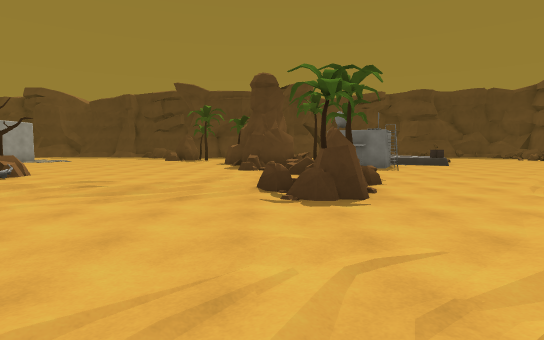
view 1 (above)

24 first-person views from a walk through a 3-D level made in the Unity game engine. The camera is 1.4 m above the floor, tilts 4° down and sees 80° across. The floor is counted in squares, 2 m on a side. Each view is taken from the middle of a square. On the plan, view 1 faces up. The plan holds only what a view shows up to about 10 squares ahead; the rest is blank. The place goes on beyond the plan. Some animated figures are left out.

view 2
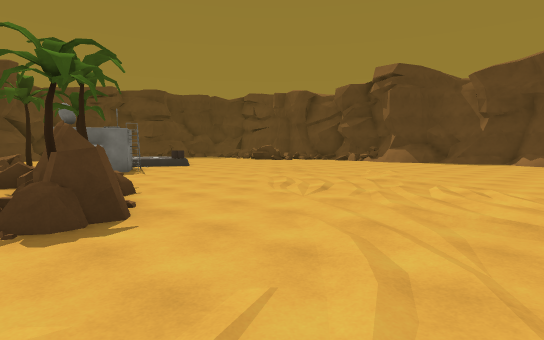

view 3
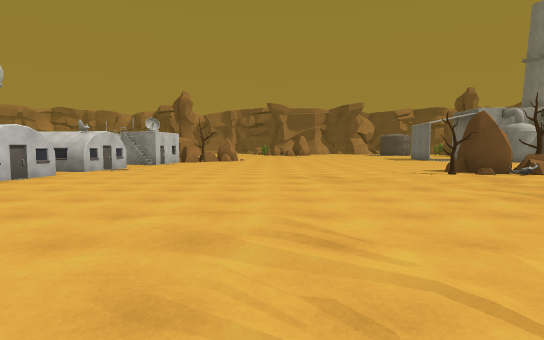

view 4
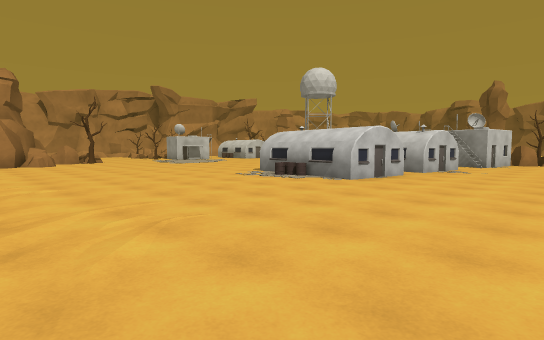

view 5
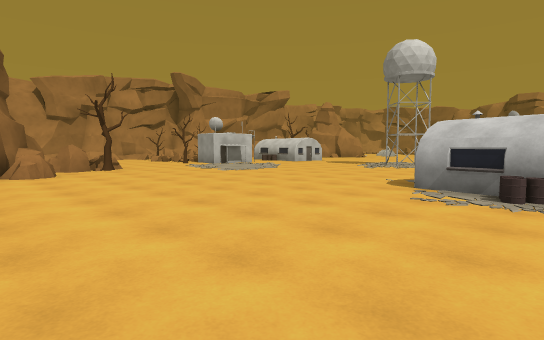

view 6
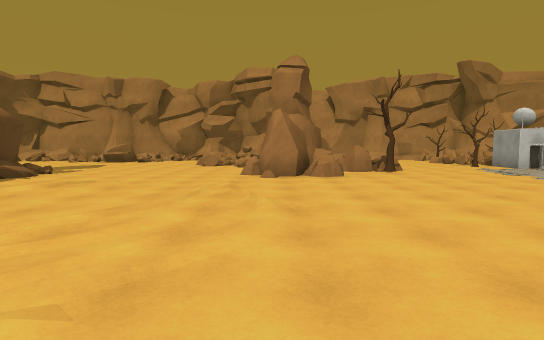

view 7
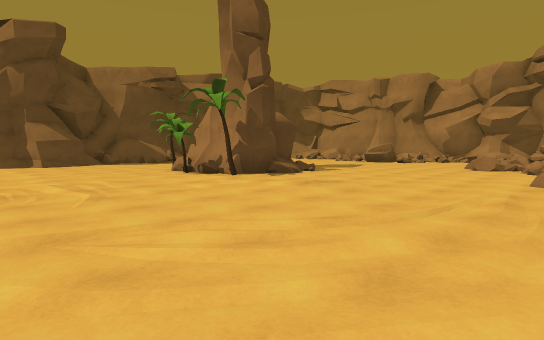

view 8
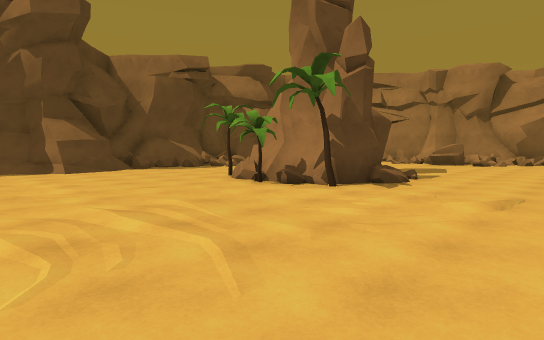

view 9
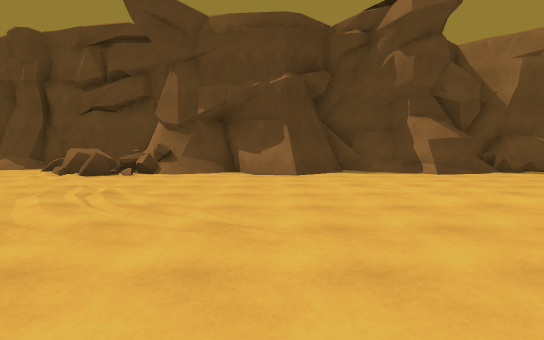

view 10
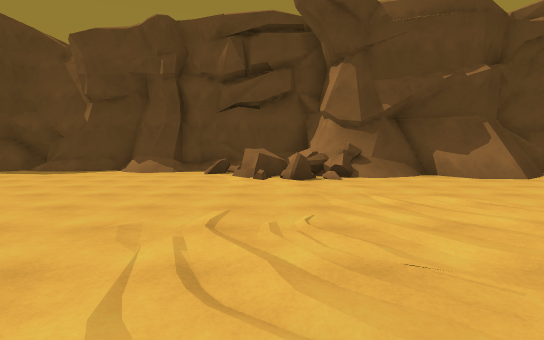

view 11
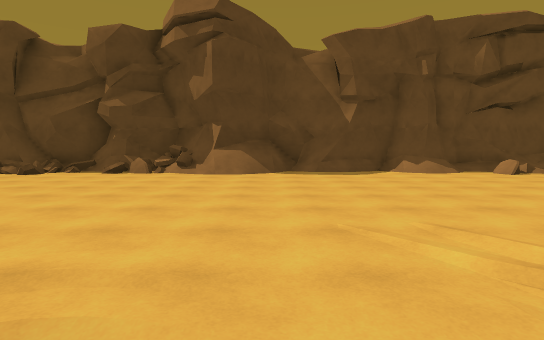

view 12
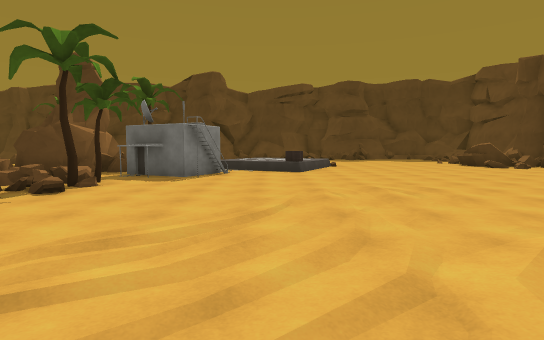

view 13
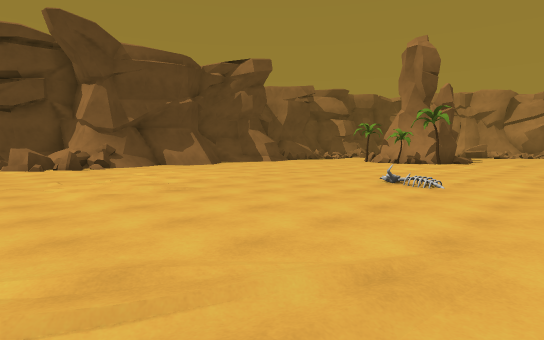

view 14
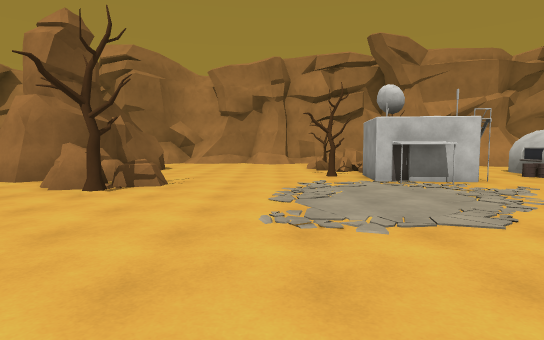

view 15
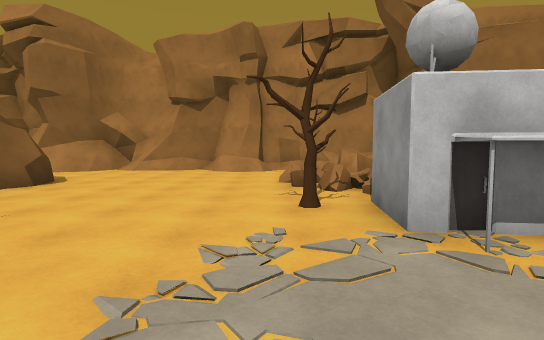

view 16
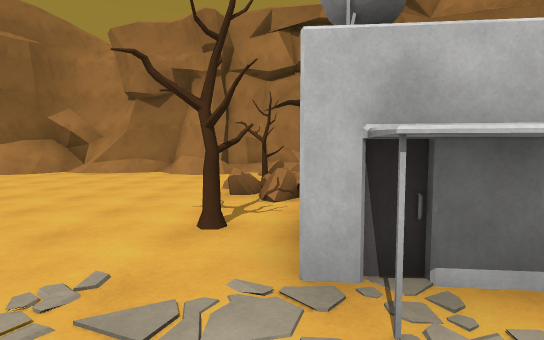

view 17
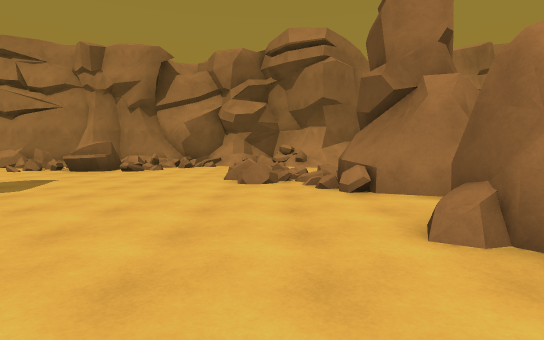

view 18
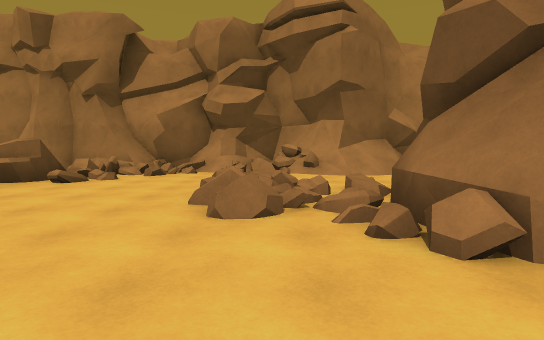

view 19
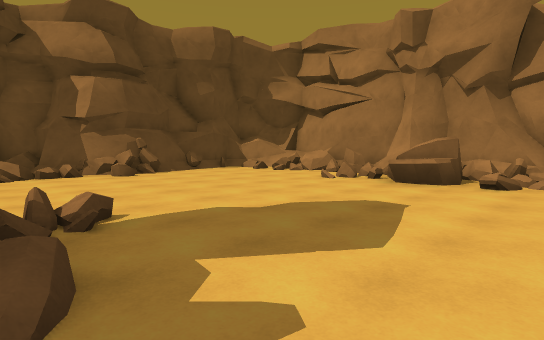

view 20
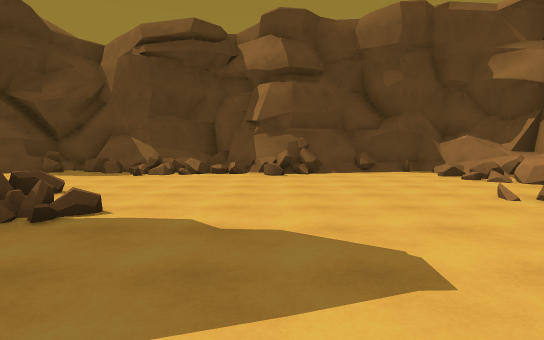

view 21
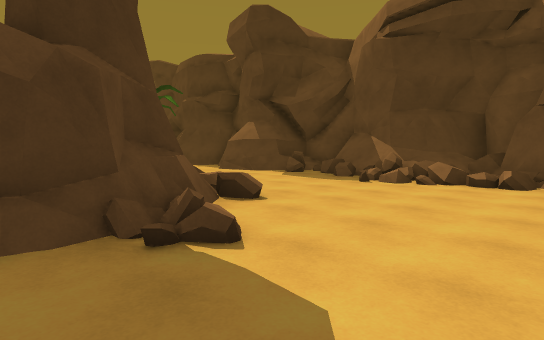

view 22
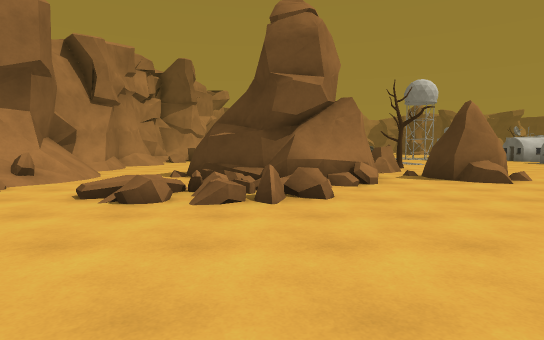

view 23
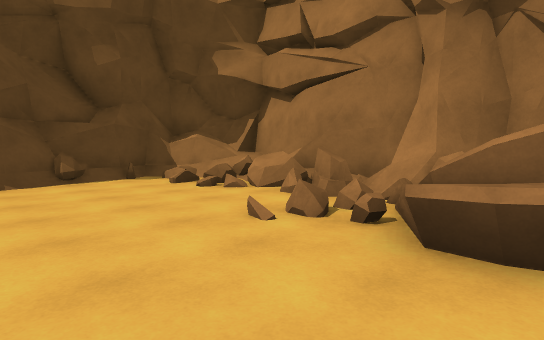

view 24
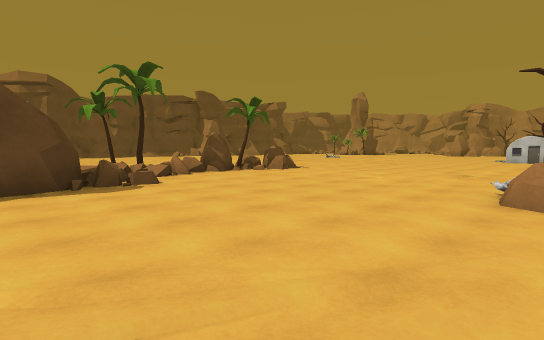

### Floor plan
Key: @ floor where view 1 was taken; # wall or solid block; x gap in a wall; . main floor; : floor 0.25 m higher than the main floor; + floor 0.5 m higher than the main floor; / step, stairs or slope; = window, fence, low wall or low ledge; ^ raised ledge; T tree; R rock; B building.
Columns run from 8 left of view 1 to 17 right of it. Each row starts with its distance up from view 1.
 13  ......  ##  .=^......../#
 12  ......####BB............/
 11  ......R#=BB#...........=#
 10  ........=T.............==
  9  ........=T............./#
  8  T.......#=............./#
  7 RR.......RR............./#
  6 .T......RT.............../
  5 .........R...............#
  4 .............../.........#
  3 .........................#
  2 .........................#
  1 ......../................#
  0 ........@. ............==#
 -1 ......................=^=#
 -2 ......................#=##
 -3 .......................##
 -4 ......................./#
 -5 B.BB....... .:=........##
 -6 B  BB...../ ...........##
 -7 B  BB.....  ...........##
 -8   BB....................#
 -9  .......................#
-10 .......................##
-11 .......................##
-12  ............/.........###
-13  ............/..TT#T...==#
-14 ................###=....##
-15 ........RR.....####=...=##
-16 ......T.R#......###....==#
-17 BB...RRR.........=.....#=#
-18 B#....R^##.............###
-19 BT.....####............##
-20  ......####x=..........##
-21 ==.....###.//........../#
-22 #T.....##..+=...=....../#
-23 =...............#==..//.#
-24 ^=......//....===##^==#=#
-25 =#.#.#=//#===#=######==##
-26 ^################  ######

Where each view was taken, in squares from view 1:
view 1: 0 up, 0 right, facing up
view 2: 1 up, 0 right, facing up-right
view 3: 1 up, 2 right, facing left
view 4: 1 down, 2 right, facing down-left
view 5: 6 down, 1 right, facing down-left
view 6: 7 down, 1 right, facing down
view 7: 8 down, 1 right, facing down-right
view 8: 8 down, 4 right, facing down-right
view 9: 6 down, 6 right, facing right
view 10: 1 down, 7 right, facing right
view 11: 7 up, 7 right, facing right
view 12: 3 up, 6 right, facing up
view 13: 1 up, 3 right, facing down-right
view 14: 11 down, 5 left, facing down
view 15: 15 down, 6 left, facing down
view 16: 16 down, 7 left, facing down
view 17: 13 down, 3 right, facing down
view 18: 16 down, 3 right, facing down
view 19: 16 down, 6 right, facing down-right
view 20: 19 down, 6 right, facing right
view 21: 19 down, 8 right, facing up-right
view 22: 20 down, 8 right, facing left
view 23: 20 down, 8 right, facing down-right
view 24: 13 up, 7 left, facing down-right
